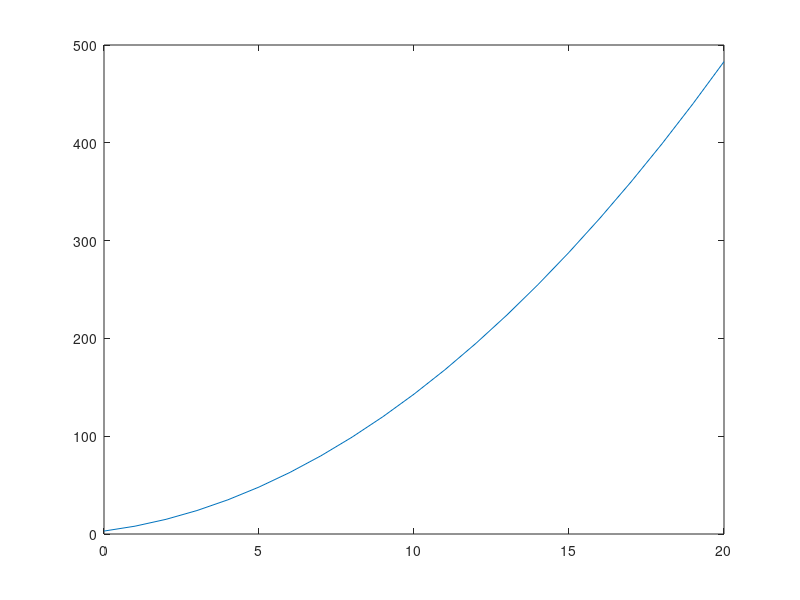

Recreate this plot in MATLAB.
% Solution for a simple quadratic equation 
f1 =[1 4 3];
f2 = [1 -1 -1];
f3 = [1 2 1 1];

first_eq = roots(f1);
second_eq = roots(f2);
third_eq = roots(f3);

%% Built in function

a = 1;
b = 4;
c = 3;
check = b.^2 - 4*a*c ;
solBuilt = ((-b + sqrt(check))/2*a)
solBuilt = ((-b - sqrt(check))/2*a)

%% for plotting 
x = [0:20];
y = [x.^2 + 4*x + 3];

plot(x,y)
